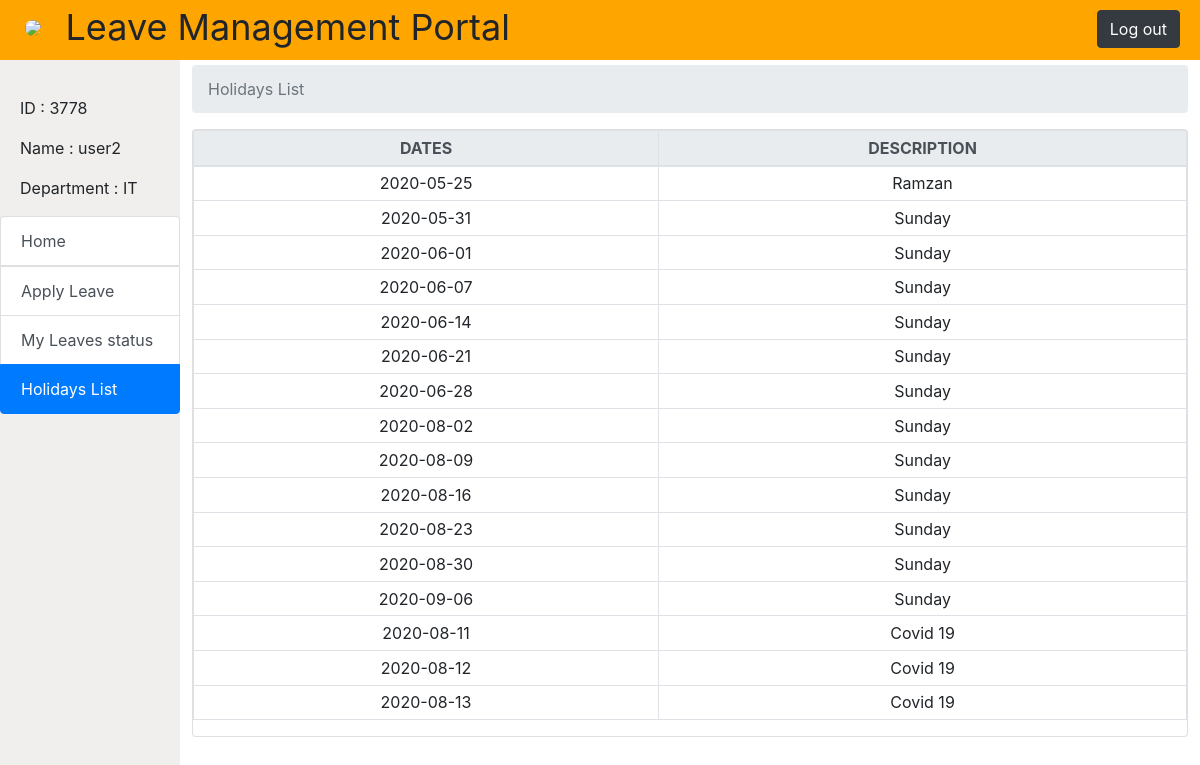
The app's page /holidayslist.php (signed in) with its own data.
### tables this page shows
CREATE TABLE `holydays` (
  `id` int(11) NOT NULL,
  `DATEs` date NOT NULL,
  `DESCRIPTIONs` text NOT NULL
);

### holidayslist.php (the view, shortened to what this page needs)
<!DOCTYPE html>
<html>
    <head profile="https://upload.wikimedia.org/wikipedia/commons/4/47/Anits_logo.jpg">
        <link rel="stylesheet" href="https://stackpath.bootstrapcdn.com/bootstrap/4.4.1/css/bootstrap.min.css">
    </head>
    <body>
      <div class="topbar">
            <img class="anits" src="https://upload.wikimedia.org/wikipedia/commons/4/47/Anits_logo.jpg" width="50px">
            <span class="heading" >Leave Management Portal</span>
            <button id="logout" type="button" class="btn btn-dark" onclick="location.href='logout.php'" >Log out</button>
        </div>
        <div class="sidebar">
            <div class="profile">
                <p class="id">ID : <?php echo $_SESSION['EMPID'];?></p>
                <p class="name">Name : <?php echo $_SESSION['EMPNAME'];?></p>
                <p class="department">Department : IT</p>
            </div>
            <form method='post'>
            <div id="actions" class="list-group">
                  <button type="button" class="list-group-item list-group-item-action" onclick="location.href='redirect.php'">Home</button>
                  <button type="button" class="list-group-item list-group-item-action" onclick="location.href='apleave.php'"> Apply Leave</button>
                  <button type="button" class="list-group-item list-group-item-action" onclick="location.href='leavestatus.php'">My Leaves status</button>
                  <button type="button" class="list-group-item active list-group-item-action"onclick="location.href='holidayslist.php'">Holidays List</button>
            </div>
              </form >
        </div>
        <div class="content">
             <nav aria-label="breadcrumb">
              <ol class="breadcrumb">
                <li class="breadcrumb-item active" aria-current="page">Holidays List</li>
              </ol>
            </nav>
            <div class="holidays">
                <?php
                    $link=mysqli_connect("127.0.0.1:3306","root","","lmsystem2");
     $query =  mysqli_query($link,("SELECT * FROM `holydays`"));
    if(isset($query))
    {
  if($query->num_rows >= 1){
    echo '<div class="card mb-md-5">
        <table class="table table-bordered table-responsive-sm table-sm w-100">
            <thead class="thead-light center">
                <th>DATES</th>
                <th>DESCRIPTION</th>
                </thead>';
    while ($row = $query->fetch_object()){
        $student = <<<STAFF
                <tr class="center">
                    <td>$row->DATEs</td>
                    <td>$row->DESCRIPTIONs</td>
                </tr>
STAFF;
    echo $student;
    }
    echo '</table></div>';
}else
  {
    echo '<div class="mt-4">
        <h1 class="text-md text-center">Nothing available</h1></div>';
}
}
                ?>
            </div>
        </div>
    </body>
</html>

### holidayslist.php (style rules this page uses)
.topbar { background-color: orange; height: 60px; width: 100%; position: fixed; z-index: 2; }
.sidebar { height: 100%; width: 15%; left: 0; background-color: #f0efed; padding-top: 8%; float: left; position: fixed; z-index: 1; }
#logout { float: right; margin: 10px 20px auto; }
.heading { font-size: 36px; }
.anits { border-radius: 10px; margin-left: 25px; margin-right: 20px; margin-bottom: 15px; }
.profile { margin-left: 20px; }
.content { margin-left: 16%; margin-right: 1%; padding-top: 65px; }
.center { text-align: center; }

### records on screen
holydays: DATEs "2020-05-25", DESCRIPTIONs "Ramzan"
holydays: DATEs "2020-05-31", DESCRIPTIONs "Sunday"
holydays: DATEs "2020-06-01", DESCRIPTIONs "Sunday"
holydays: DATEs "2020-06-07", DESCRIPTIONs "Sunday"
holydays: DATEs "2020-06-14", DESCRIPTIONs "Sunday"
holydays: DATEs "2020-06-21", DESCRIPTIONs "Sunday"
holydays: DATEs "2020-06-28", DESCRIPTIONs "Sunday"
holydays: DATEs "2020-08-02", DESCRIPTIONs "Sunday"
holydays: DATEs "2020-08-09", DESCRIPTIONs "Sunday"
holydays: DATEs "2020-08-16", DESCRIPTIONs "Sunday"
holydays: DATEs "2020-08-23", DESCRIPTIONs "Sunday"
holydays: DATEs "2020-08-30", DESCRIPTIONs "Sunday"
holydays: DATEs "2020-09-06", DESCRIPTIONs "Sunday"
holydays: DATEs "2020-08-11", DESCRIPTIONs "Covid 19"
holydays: DATEs "2020-08-12", DESCRIPTIONs "Covid 19"
holydays: DATEs "2020-08-13", DESCRIPTIONs "Covid 19"

### other values on screen
$_SESSION['EMPID'] "3778"
$_SESSION['EMPNAME'] "user2"
